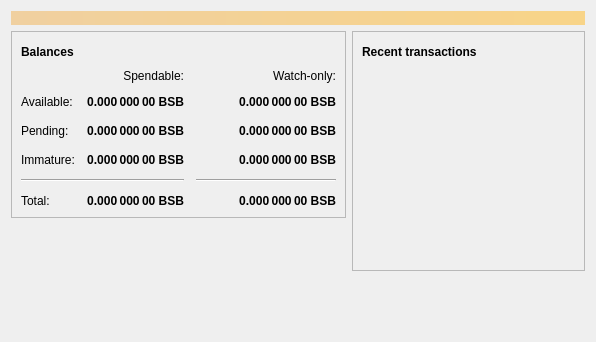
<?xml version="1.0" encoding="UTF-8"?>
<ui version="4.0">
 <class>OverviewPage</class>
 <widget class="QWidget" name="OverviewPage">
  <property name="geometry">
   <rect>
    <x>0</x>
    <y>0</y>
    <width>596</width>
    <height>342</height>
   </rect>
  </property>
  <property name="windowTitle">
   <string>Form</string>
  </property>
  <layout class="QVBoxLayout" name="topLayout">
   <item>
    <widget class="QLabel" name="labelAlerts">
     <property name="visible">
      <bool>false</bool>
     </property>
     <property name="styleSheet">
      <string notr="true">QLabel { background-color: qlineargradient(x1: 0, y1: 0, x2: 1, y2: 0, stop:0 #F0D0A0, stop:1 #F8D488); color:#000000; }</string>
     </property>
     <property name="wordWrap">
      <bool>true</bool>
     </property>
     <property name="margin">
      <number>3</number>
     </property>
     <property name="textInteractionFlags">
      <set>Qt::TextSelectableByMouse</set>
     </property>
    </widget>
   </item>
   <item>
    <layout class="QHBoxLayout" name="horizontalLayout" stretch="1,1">
     <item>
      <layout class="QVBoxLayout" name="verticalLayout_2">
       <item>
        <widget class="QFrame" name="frame">
         <property name="frameShape">
          <enum>QFrame::StyledPanel</enum>
         </property>
         <property name="frameShadow">
          <enum>QFrame::Raised</enum>
         </property>
         <layout class="QVBoxLayout" name="verticalLayout_4">
          <item>
           <layout class="QHBoxLayout" name="horizontalLayout_4">
            <item>
             <widget class="QLabel" name="label_5">
              <property name="font">
               <font>
                <weight>75</weight>
                <bold>true</bold>
               </font>
              </property>
              <property name="text">
               <string>Balances</string>
              </property>
             </widget>
            </item>
            <item>
             <widget class="QPushButton" name="labelWalletStatus">
              <property name="enabled">
               <bool>true</bool>
              </property>
              <property name="maximumSize">
               <size>
                <width>30</width>
                <height>16777215</height>
               </size>
              </property>
              <property name="toolTip">
               <string>The displayed information may be out of date. Your wallet automatically synchronizes with the Blackcoin network after a connection is established, but this process has not completed yet.</string>
              </property>
              <property name="text">
               <string/>
              </property>
              <property name="icon">
               <iconset resource="../bitcoin.qrc">
                <normaloff>:/icons/warning</normaloff>
                <disabledoff>:/icons/warning</disabledoff>:/icons/warning</iconset>
              </property>
              <property name="iconSize">
               <size>
                <width>24</width>
                <height>24</height>
               </size>
              </property>
              <property name="flat">
               <bool>true</bool>
              </property>
             </widget>
            </item>
            <item>
             <spacer name="horizontalSpacer_3">
              <property name="orientation">
               <enum>Qt::Horizontal</enum>
              </property>
              <property name="sizeHint" stdset="0">
               <size>
                <width>40</width>
                <height>20</height>
               </size>
              </property>
             </spacer>
            </item>
           </layout>
          </item>
          <item>
           <layout class="QGridLayout" name="gridLayout">
            <property name="spacing">
             <number>12</number>
            </property>
            <item row="2" column="2">
             <widget class="QLabel" name="labelWatchPending">
              <property name="font">
               <font>
                <weight>75</weight>
                <bold>true</bold>
               </font>
              </property>
              <property name="cursor">
               <cursorShape>IBeamCursor</cursorShape>
              </property>
              <property name="toolTip">
               <string>Unconfirmed transactions to watch-only addresses</string>
              </property>
              <property name="text">
               <string notr="true">0.000 000 00 BSB</string>
              </property>
              <property name="alignment">
               <set>Qt::AlignRight|Qt::AlignTrailing|Qt::AlignVCenter</set>
              </property>
              <property name="textInteractionFlags">
               <set>Qt::LinksAccessibleByMouse|Qt::TextSelectableByKeyboard|Qt::TextSelectableByMouse</set>
              </property>
             </widget>
            </item>
            <item row="2" column="1">
             <widget class="QLabel" name="labelUnconfirmed">
              <property name="font">
               <font>
                <weight>75</weight>
                <bold>true</bold>
               </font>
              </property>
              <property name="cursor">
               <cursorShape>IBeamCursor</cursorShape>
              </property>
              <property name="toolTip">
               <string>Total of transactions that have yet to be confirmed, and do not yet count toward the spendable balance</string>
              </property>
              <property name="text">
               <string notr="true">0.000 000 00 BSB</string>
              </property>
              <property name="alignment">
               <set>Qt::AlignRight|Qt::AlignTrailing|Qt::AlignVCenter</set>
              </property>
              <property name="textInteractionFlags">
               <set>Qt::LinksAccessibleByMouse|Qt::TextSelectableByKeyboard|Qt::TextSelectableByMouse</set>
              </property>
             </widget>
            </item>
            <item row="3" column="2">
             <widget class="QLabel" name="labelWatchImmature">
              <property name="font">
               <font>
                <weight>75</weight>
                <bold>true</bold>
               </font>
              </property>
              <property name="cursor">
               <cursorShape>IBeamCursor</cursorShape>
              </property>
              <property name="toolTip">
               <string>Mined balance in watch-only addresses that has not yet matured</string>
              </property>
              <property name="text">
               <string notr="true">0.000 000 00 BSB</string>
              </property>
              <property name="alignment">
               <set>Qt::AlignRight|Qt::AlignTrailing|Qt::AlignVCenter</set>
              </property>
              <property name="textInteractionFlags">
               <set>Qt::LinksAccessibleByMouse|Qt::TextSelectableByKeyboard|Qt::TextSelectableByMouse</set>
              </property>
             </widget>
            </item>
            <item row="4" column="0" colspan="2">
             <widget class="Line" name="line">
              <property name="orientation">
               <enum>Qt::Horizontal</enum>
              </property>
             </widget>
            </item>
            <item row="4" column="2">
             <widget class="Line" name="lineWatchBalance">
              <property name="sizePolicy">
               <sizepolicy hsizetype="Preferred" vsizetype="Fixed">
                <horstretch>0</horstretch>
                <verstretch>0</verstretch>
               </sizepolicy>
              </property>
              <property name="minimumSize">
               <size>
                <width>140</width>
                <height>0</height>
               </size>
              </property>
              <property name="orientation">
               <enum>Qt::Horizontal</enum>
              </property>
             </widget>
            </item>
            <item row="5" column="0">
             <widget class="QLabel" name="labelTotalText">
              <property name="text">
               <string>Total:</string>
              </property>
             </widget>
            </item>
            <item row="3" column="1">
             <widget class="QLabel" name="labelImmature">
              <property name="font">
               <font>
                <weight>75</weight>
                <bold>true</bold>
               </font>
              </property>
              <property name="cursor">
               <cursorShape>IBeamCursor</cursorShape>
              </property>
              <property name="toolTip">
               <string>Mined balance that has not yet matured</string>
              </property>
              <property name="text">
               <string notr="true">0.000 000 00 BSB</string>
              </property>
              <property name="alignment">
               <set>Qt::AlignRight|Qt::AlignTrailing|Qt::AlignVCenter</set>
              </property>
              <property name="textInteractionFlags">
               <set>Qt::LinksAccessibleByMouse|Qt::TextSelectableByKeyboard|Qt::TextSelectableByMouse</set>
              </property>
             </widget>
            </item>
            <item row="2" column="3">
             <spacer name="horizontalSpacer_2">
              <property name="orientation">
               <enum>Qt::Horizontal</enum>
              </property>
              <property name="sizeHint" stdset="0">
               <size>
                <width>40</width>
                <height>20</height>
               </size>
              </property>
             </spacer>
            </item>
            <item row="3" column="0">
             <widget class="QLabel" name="labelImmatureText">
              <property name="text">
               <string>Immature:</string>
              </property>
             </widget>
            </item>
            <item row="5" column="1">
             <widget class="QLabel" name="labelTotal">
              <property name="font">
               <font>
                <weight>75</weight>
                <bold>true</bold>
               </font>
              </property>
              <property name="cursor">
               <cursorShape>IBeamCursor</cursorShape>
              </property>
              <property name="toolTip">
               <string>Your current total balance</string>
              </property>
              <property name="text">
               <string notr="true">0.000 000 00 BSB</string>
              </property>
              <property name="alignment">
               <set>Qt::AlignRight|Qt::AlignTrailing|Qt::AlignVCenter</set>
              </property>
              <property name="textInteractionFlags">
               <set>Qt::LinksAccessibleByMouse|Qt::TextSelectableByKeyboard|Qt::TextSelectableByMouse</set>
              </property>
             </widget>
            </item>
            <item row="5" column="2">
             <widget class="QLabel" name="labelWatchTotal">
              <property name="font">
               <font>
                <weight>75</weight>
                <bold>true</bold>
               </font>
              </property>
              <property name="cursor">
               <cursorShape>IBeamCursor</cursorShape>
              </property>
              <property name="toolTip">
               <string>Current total balance in watch-only addresses</string>
              </property>
              <property name="text">
               <string notr="true">0.000 000 00 BSB</string>
              </property>
              <property name="alignment">
               <set>Qt::AlignRight|Qt::AlignTrailing|Qt::AlignVCenter</set>
              </property>
              <property name="textInteractionFlags">
               <set>Qt::LinksAccessibleByMouse|Qt::TextSelectableByKeyboard|Qt::TextSelectableByMouse</set>
              </property>
             </widget>
            </item>
            <item row="0" column="2">
             <widget class="QLabel" name="labelWatchonly">
              <property name="text">
               <string>Watch-only:</string>
              </property>
              <property name="alignment">
               <set>Qt::AlignRight|Qt::AlignTrailing|Qt::AlignVCenter</set>
              </property>
             </widget>
            </item>
            <item row="1" column="0">
             <widget class="QLabel" name="labelBalanceText">
              <property name="text">
               <string>Available:</string>
              </property>
             </widget>
            </item>
            <item row="1" column="1">
             <widget class="QLabel" name="labelBalance">
              <property name="font">
               <font>
                <weight>75</weight>
                <bold>true</bold>
               </font>
              </property>
              <property name="cursor">
               <cursorShape>IBeamCursor</cursorShape>
              </property>
              <property name="toolTip">
               <string>Your current spendable balance</string>
              </property>
              <property name="text">
               <string notr="true">0.000 000 00 BSB</string>
              </property>
              <property name="alignment">
               <set>Qt::AlignRight|Qt::AlignTrailing|Qt::AlignVCenter</set>
              </property>
              <property name="textInteractionFlags">
               <set>Qt::LinksAccessibleByMouse|Qt::TextSelectableByKeyboard|Qt::TextSelectableByMouse</set>
              </property>
             </widget>
            </item>
            <item row="1" column="2">
             <widget class="QLabel" name="labelWatchAvailable">
              <property name="font">
               <font>
                <weight>75</weight>
                <bold>true</bold>
               </font>
              </property>
              <property name="cursor">
               <cursorShape>IBeamCursor</cursorShape>
              </property>
              <property name="toolTip">
               <string>Your current balance in watch-only addresses</string>
              </property>
              <property name="text">
               <string notr="true">0.000 000 00 BSB</string>
              </property>
              <property name="alignment">
               <set>Qt::AlignRight|Qt::AlignTrailing|Qt::AlignVCenter</set>
              </property>
              <property name="textInteractionFlags">
               <set>Qt::LinksAccessibleByMouse|Qt::TextSelectableByKeyboard|Qt::TextSelectableByMouse</set>
              </property>
             </widget>
            </item>
            <item row="2" column="0">
             <widget class="QLabel" name="labelPendingText">
              <property name="text">
               <string>Pending:</string>
              </property>
             </widget>
            </item>
            <item row="0" column="1">
             <widget class="QLabel" name="labelSpendable">
              <property name="text">
               <string>Spendable:</string>
              </property>
              <property name="alignment">
               <set>Qt::AlignRight|Qt::AlignTrailing|Qt::AlignVCenter</set>
              </property>
             </widget>
            </item>
           </layout>
          </item>
         </layout>
        </widget>
       </item>
       <item>
        <spacer name="verticalSpacer">
         <property name="orientation">
          <enum>Qt::Vertical</enum>
         </property>
         <property name="sizeHint" stdset="0">
          <size>
           <width>20</width>
           <height>40</height>
          </size>
         </property>
        </spacer>
       </item>
      </layout>
     </item>
     <item>
      <layout class="QVBoxLayout" name="verticalLayout_3">
       <item>
        <widget class="QFrame" name="frame_2">
         <property name="frameShape">
          <enum>QFrame::StyledPanel</enum>
         </property>
         <property name="frameShadow">
          <enum>QFrame::Raised</enum>
         </property>
         <layout class="QVBoxLayout" name="verticalLayout">
          <item>
           <layout class="QHBoxLayout" name="horizontalLayout_2">
            <item>
             <widget class="QLabel" name="label_4">
              <property name="font">
               <font>
                <weight>75</weight>
                <bold>true</bold>
               </font>
              </property>
              <property name="text">
               <string>Recent transactions</string>
              </property>
             </widget>
            </item>
            <item>
             <widget class="QPushButton" name="labelTransactionsStatus">
              <property name="enabled">
               <bool>true</bool>
              </property>
              <property name="maximumSize">
               <size>
                <width>30</width>
                <height>16777215</height>
               </size>
              </property>
              <property name="toolTip">
               <string>The displayed information may be out of date. Your wallet automatically synchronizes with the Blackcoin network after a connection is established, but this process has not completed yet.</string>
              </property>
              <property name="text">
               <string/>
              </property>
              <property name="icon">
               <iconset resource="../bitcoin.qrc">
                <normaloff>:/icons/warning</normaloff>
                <disabledoff>:/icons/warning</disabledoff>:/icons/warning</iconset>
              </property>
              <property name="iconSize">
               <size>
                <width>24</width>
                <height>24</height>
               </size>
              </property>
              <property name="flat">
               <bool>true</bool>
              </property>
             </widget>
            </item>
            <item>
             <spacer name="horizontalSpacer">
              <property name="orientation">
               <enum>Qt::Horizontal</enum>
              </property>
              <property name="sizeHint" stdset="0">
               <size>
                <width>40</width>
                <height>20</height>
               </size>
              </property>
             </spacer>
            </item>
           </layout>
          </item>
          <item>
           <widget class="QListView" name="listTransactions">
            <property name="styleSheet">
             <string notr="true">QListView { background: transparent; }</string>
            </property>
            <property name="frameShape">
             <enum>QFrame::NoFrame</enum>
            </property>
            <property name="verticalScrollBarPolicy">
             <enum>Qt::ScrollBarAlwaysOff</enum>
            </property>
            <property name="horizontalScrollBarPolicy">
             <enum>Qt::ScrollBarAlwaysOff</enum>
            </property>
            <property name="selectionMode">
             <enum>QAbstractItemView::NoSelection</enum>
            </property>
           </widget>
          </item>
         </layout>
        </widget>
       </item>
       <item>
        <spacer name="verticalSpacer_2">
         <property name="orientation">
          <enum>Qt::Vertical</enum>
         </property>
         <property name="sizeHint" stdset="0">
          <size>
           <width>20</width>
           <height>40</height>
          </size>
         </property>
        </spacer>
       </item>
      </layout>
     </item>
    </layout>
   </item>
  </layout>
 </widget>
 <resources/>
 <connections/>
</ui>
